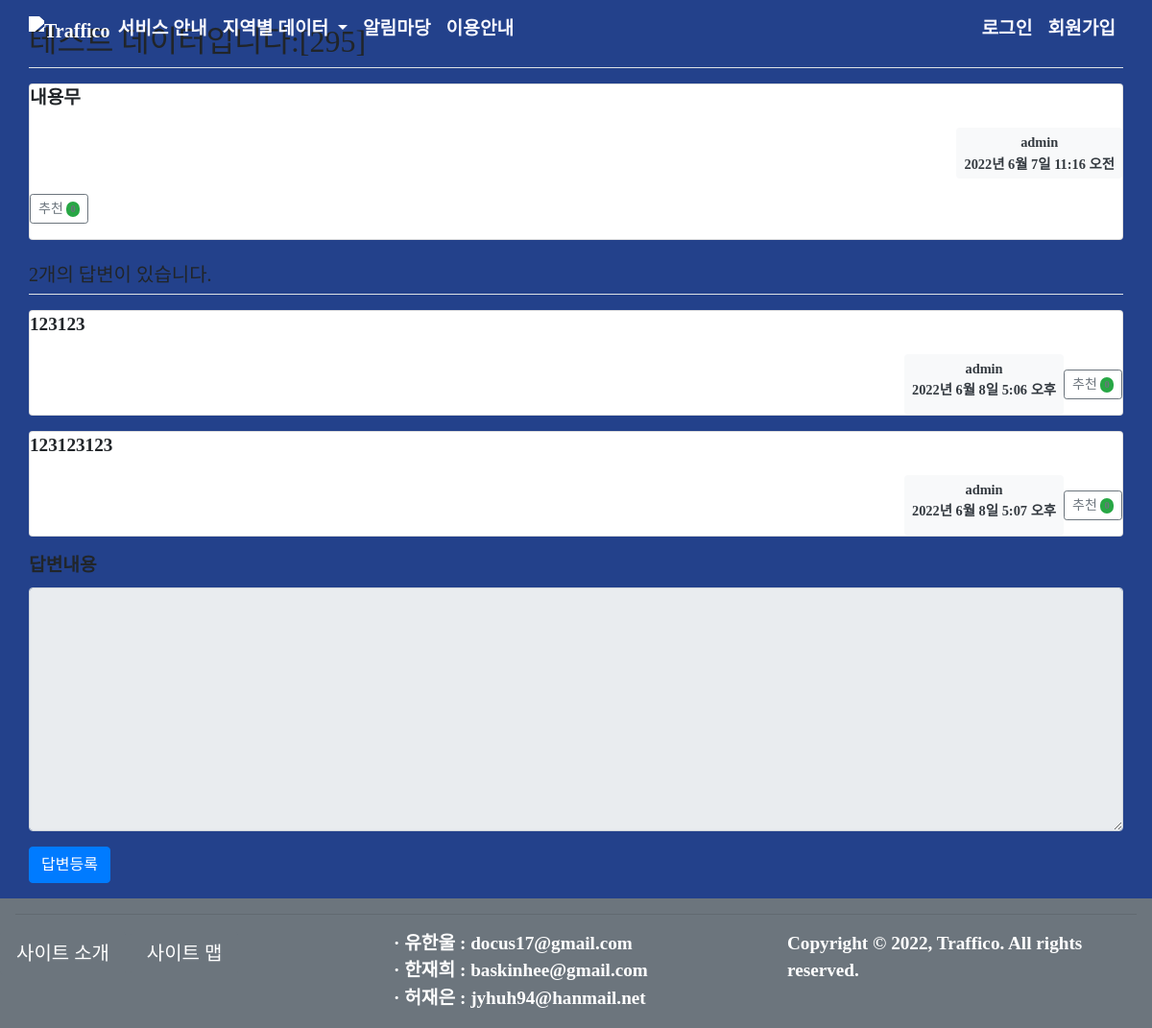
Page /traffico/299/ on the committed database.
### traffico/models.py (models this page shows, shortened)
class Question(models.Model):
    author = models.ForeignKey(User, on_delete=models.CASCADE, related_name='author_question')
    subject = models.CharField(max_length=200)
    content = models.TextField()
    create_date = models.DateTimeField()
    modify_date = models.DateTimeField(null=True, blank=True)
    voter = models.ManyToManyField(User, related_name='voter_question')  # 추천인 추가

class Answer(models.Model):
    author = models.ForeignKey(User, on_delete=models.CASCADE, related_name='author_answer')
    question = models.ForeignKey(Question, on_delete=models.CASCADE)
    content = models.TextField()
    create_date = models.DateTimeField()
    modify_date = models.DateTimeField(null=True, blank=True)
    voter = models.ManyToManyField(User, related_name='voter_answer')

### traffico/views/base_views.py (the view)
# urls.py: path('<int:question_id>/', base_views.detail, name='detail'),
def detail(request, question_id):
    question = get_object_or_404(Question, pk=question_id)
    context = {'question': question}
    return render(request, 'traffico/question_detail.html', context)

### traffico/templatetags/traffico_filter.py (called while the page is built)
@register.filter()
def mark(value):
    extensions = ["nl2br", "fenced_code"]
    return mark_safe(markdown.markdown(value, extensions=extensions))

### templates/traffico/question_detail.html (shortened to what this page needs)
{% extends 'base.html' %}
{% load traffico_filter %}
{% block content %}
<div class="container my-3 padding-100">
    <h2 class="border-bottom py-2">{{ question.subject }}</h2>
    <div class="card my-3">
        <div class="card-body">
            <div class="card-text">{{ question.content|mark }}</div>
            <div class="d-flex justify-content-end">
                <div class="badge bg-light text-dark p-2 text-start">
                    <div class="mb-2">{{ question.author.username }}</div>
                    <div>{{ question.create_date }}</div>
                </div>
            </div>
            <div class="my-3">
                 <a href="javascript:void(0)" data-uri="{% url 'traffico:question_vote' question.id  %}"
                    class="recommend btn btn-sm btn-outline-secondary"> 추천
                        <span class="badge rounded-pill bg-success">{{question.voter.count}}</span>
                 </a>
        </div>
        </div>
    </div>
    <h5 class="border-bottom my-3 py-2">{{question.answer_set.count}}개의 답변이 있습니다.</h5>
    {% for answer in question.answer_set.all %}
    <div class="card my-3">
        <div class="card-body">
            <div class="card-text">{{ answer.content|mark }}</div>
            <div class="d-flex justify-content-end">
                <div class="badge bg-light text-dark p-2 text-start">
                    <div class="mb-2">{{ answer.author.username }}</div>
                    <div>{{ answer.create_date }}</div>
                </div>
                <div class="my-3">
                    <a href="javascript:void(0)" data-uri="{% url 'traffico:answer_vote' answer.id  %}"
                        class="recommend btn btn-sm btn-outline-secondary"> 추천
                            <span class="badge rounded-pill bg-success">{{answer.voter.count}}</span>
                    </a>
                </div>
            </div>
        </div>
    </div>
    {% endfor %}
    <form action="{% url 'traffico:answer_create' question.id %}" method="post" class="my-3">
        <div class="mb-3">
            <label for="content" class="form-label">답변내용</label>
            <textarea {% if not user.is_authenticated %}disabled{% endif %}
                      name="content" id="content" class="form-control" rows="10"></textarea>
        </div>
        <input type="submit" value="답변등록" class="btn btn-primary">
    </form>
</div>
{% endblock %}

### static/style.css (style rules this page uses)
body { position: relative; height: 100%; font-family: 'NanumSquare'; font-weight: 600; font-size: 1.2em; margin: 0; padding: 0; }
:root { --shadow-sm: 0 0.3px 0.4px rgba(0, 0, 0, 0.025), 0 0.9px 1.5px rgba(0, 0, 0, 0.05), 0 3.5px 6px rgba(0, 0, 0, 0.1); }
.color4 { background-color: #23418B; !important }
.container { position: relative; }
.padding-100 { padding-top: 100px }

### rows in the picture
Question: subject "테스트 데이터입니다:[295]", content|mark "내용무", author.username "admin", create_date "2022년 6월 7일 11:16 오전", answer_set.count "2"
Answer: content|mark "123123", author.username "admin", create_date "2022년 6월 8일 5:06 오후"
Answer: content|mark "123123123", author.username "admin", create_date "2022년 6월 8일 5:07 오후"
